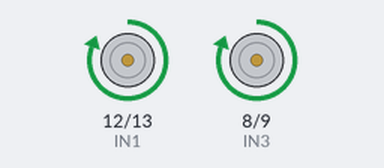
A sketch run on a simulated Arduino Uno, built with avr-gcc and run on an emulated ATmega328P. On the bench: motor-driver pin pairs drawn as motors (green arrow = first pin HIGH = forward, orange = second pin HIGH = backward, longer = more drive, scaled by the enable pin).

Above: at 1.0 s.
At 2.5 s:
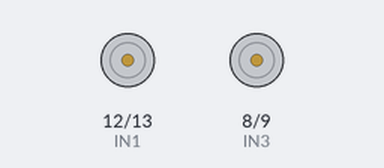
At 4.0 s:
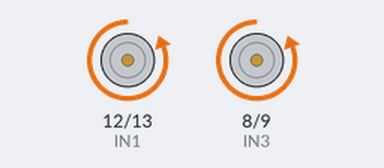
Timing chart, 0 to 7.8 s (numbered marks = the images above):
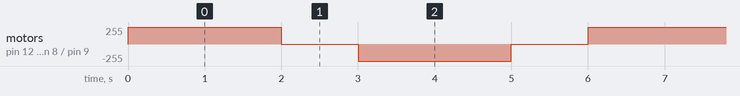

Measured:
- by itself, motor on pin 12 (IN1) / pin 13 (IN2), motor on pin 8 (IN3) / pin 9 (IN4): repeats every 6.0 s: stopped 1.0 s, backward 255/255 2.0 s, stopped 1.0 s, forward 255/255 2.0 s

The sketch:

L4_W5_Question.ino
```cpp
// Run 2 DC Motors (Motor A & B) in sync on L298P shield

// Motor A pins
int IN1 = 12;
int IN2 = 13;
int ENA = 10;

// Motor B pins
int IN3 = 8;
int IN4 = 9;
int ENB = 11;

void setup() {
  // Set all pins as outputs
  pinMode(IN1, OUTPUT);
  pinMode(IN2, OUTPUT);
  pinMode(ENA, OUTPUT);

  pinMode(IN3, OUTPUT);
  pinMode(IN4, OUTPUT);
  pinMode(ENB, OUTPUT);
}
void loop() {
  // === Forward ===
  digitalWrite(IN1, HIGH);
  digitalWrite(IN2, LOW);
  digitalWrite(IN3, HIGH);
  digitalWrite(IN4, LOW);

  analogWrite(ENA, 255);  // Speed (0–255)
  analogWrite(ENB, 255);
  delay(2000);

  // === Stop ===
  analogWrite(ENA, 0);
  analogWrite(ENB, 0);
  delay(1000);

  // === Reverse ===
  digitalWrite(IN1, LOW);
  digitalWrite(IN2, HIGH);
  digitalWrite(IN3, LOW);
  digitalWrite(IN4, HIGH);

  analogWrite(ENA, 255);
  analogWrite(ENB, 255);
  delay(2000);

  // === Stop again ===
  analogWrite(ENA, 0);
  analogWrite(ENB, 0);
  delay(1000);
}
```
